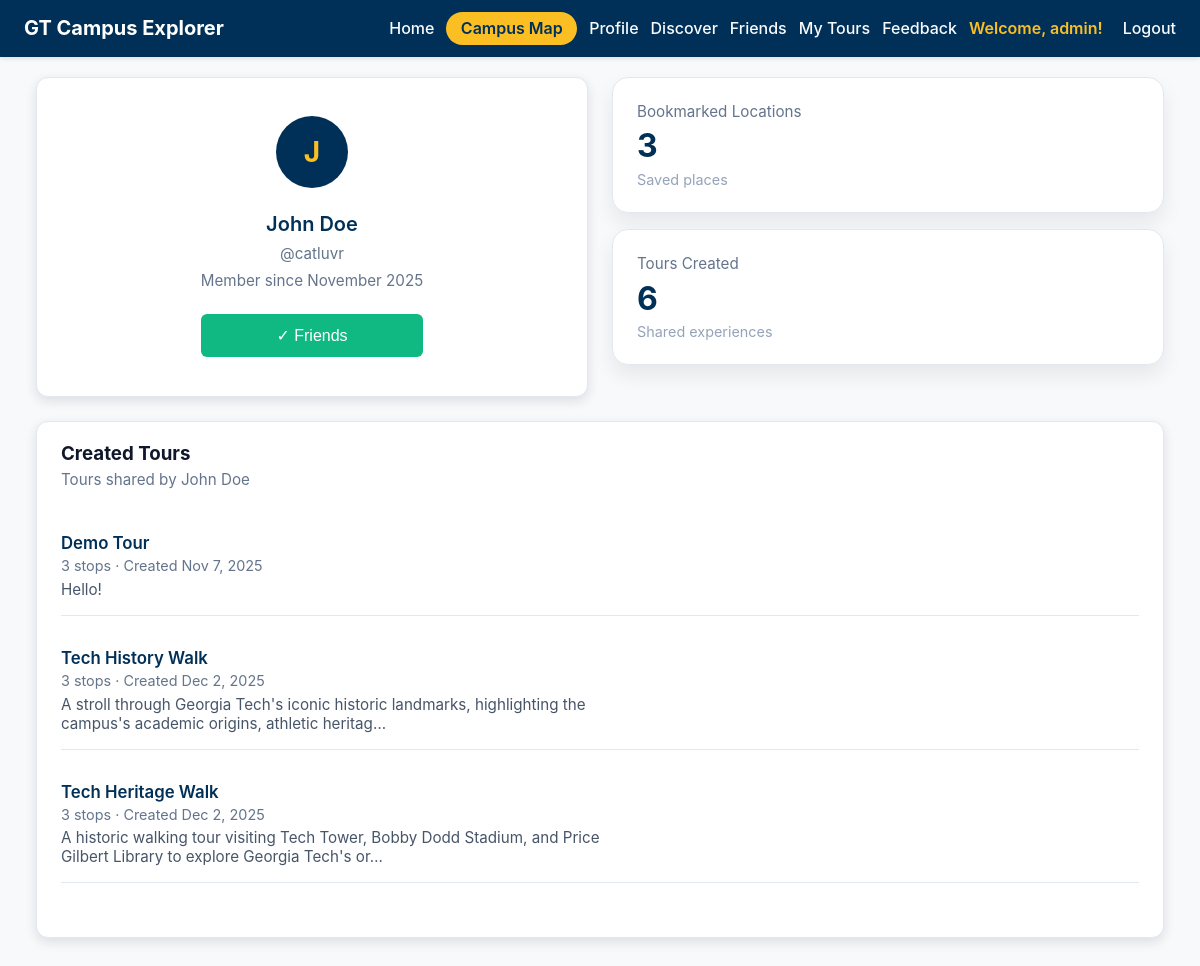
The app's page /accounts/users/catluvr/ (signed in) with its own data.
### campus/models.py (models this page shows, shortened)
class Tour(models.Model):
    user = models.ForeignKey(User, on_delete=models.CASCADE)
    name = models.CharField(max_length=100)
    description = models.TextField(blank=True)
    created_at = models.DateTimeField(auto_now_add=True)
    route_data = models.JSONField(
        blank=True,
        null=True,
        help_text="Cached route segments from Google Directions API"
    )
    is_official = models.BooleanField(
        default=False,
        help_text="Mark as official tour visible to all users."
    )
    class Meta:
        ordering = ['-created_at']

### accounts/views.py (the view)
# urls.py: path('users/<str:username>/', views.view_user_profile, name='user_profile'),
@login_required
def view_user_profile(request, username):
    user = get_object_or_404(User, username=username)
    user_profile, _ = UserProfile.objects.get_or_create(user=user)
    if user == request.user:
        return redirect('accounts:profile')
    if user_profile.is_private:
        messages.error(request, 'This profile is private.')
        return redirect('accounts:discover')
    location_bookmarks = list(
        Bookmark.objects
        .filter(user=user)
        .select_related('location')
    )
    created_tours = list(
        Tour.objects
        .filter(user=user)
        .prefetch_related('stops__location')
        .annotate(stop_total=Count('stops'))
    )
    full_name = user.get_full_name().strip()
    display_name = full_name if full_name else user.username
    name_for_initial = user.first_name or user.username or '?'
    initial = name_for_initial[0].upper()
    friendship_status = None
    friendship_id = None
    outgoing = Friendship.objects.filter(from_user=request.user, to_user=user).first()
    incoming = Friendship.objects.filter(from_user=user, to_user=request.user).first()
    if outgoing:
        friendship_status = outgoing.status
        friendship_id = outgoing.id
    elif incoming:
        if incoming.status == 'accepted':
            friendship_status = 'accepted'
            friendship_id = incoming.id
    context = {
        'profile_user': user,
        'user_profile': user_profile,
        'display_name': display_name,
        'user_initial': initial,
        'affiliation': user_profile.affiliation,
        'location_count': len(location_bookmarks),
        'tour_count': len(created_tours),
        'created_tours': created_tours,
        'friendship_status': friendship_status,
        'friendship_id': friendship_id,
    }
    return render(request, 'accounts/user_profile.html', context)

### accounts/templates/accounts/user_profile.html (shortened to what this page needs)
{% extends 'base.html' %}
{% load static %}
{% block extra_head %}
<link rel="stylesheet" href="{% static 'accounts/profile.css' %}">
{% endblock %}
{% block content %}
<section class="profile-page">
    <div class="profile-container">
        <div class="profile-header-stats-container">
            <div class="profile-header panel">
                <div class="profile-avatar">{{ user_initial }}</div>
                <div class="profile-header-text">
                    <p class="profile-welcome">{{ display_name }}</p>
                    <p class="profile-meta">@{{ profile_user.username }}</p>
                    <p class="profile-meta">Member since {{ profile_user.date_joined|date:"F Y" }}</p>
                    {% if friendship_status == 'accepted' %}
                        <button class="friend-action-button btn-friends" onclick="removeFriend({{ profile_user.id }})">
                            ✓ Friends
                        </button>
                    {% elif friendship_status == 'pending' %}
                        <button class="friend-action-button btn-pending" disabled>
                            Request Pending
                        </button>
                    {% else %}
                        <button class="friend-action-button btn-add-friend" onclick="sendFriendRequest({{ profile_user.id }})">
                            + Add Friend
                        </button>
                    {% endif %}
                </div>
            </div>
            <div class="profile-summary-grid">
                <article class="profile-stat-card">
                    <p class="profile-stat-label">Bookmarked Locations</p>
                    <p class="profile-stat-value">{{ location_count }}</p>
                    <p class="profile-stat-subtext">Saved places</p>
                </article>
                <article class="profile-stat-card">
                    <p class="profile-stat-label">Tours Created</p>
                    <p class="profile-stat-value">{{ tour_count }}</p>
                    <p class="profile-stat-subtext">Shared experiences</p>
                </article>
            </div>
        </div>
        <section class="profile-panel panel">
            <div class="profile-section-header">
                <div>
                    <h3>Created Tours</h3>
                    <p class="profile-section-subtext">Tours shared by {{ display_name }}</p>
                </div>
            </div>
            {% if created_tours %}
                <ul class="profile-list">
                    {% for tour in created_tours %}
                        <li class="profile-list-item">
                            <div>
                                <p class="profile-item-title">{{ tour.name }}</p>
                                <p class="profile-item-meta">
                                    {{ tour.stop_total }} stop{{ tour.stop_total|pluralize }}
                                    · Created {{ tour.created_at|date:"M j, Y" }}
                                </p>
                                {% if tour.description %}
                                    <p class="profile-item-description">{{ tour.description|truncatechars:120 }}</p>
                                {% endif %}
                            </div>
                        </li>
                    {% endfor %}
                </ul>
            {% else %}
                <div class="profile-empty-state">
                    <p>No tours created yet.</p>
                </div>
            {% endif %}
        </section>
    </div>
</section>
{% endblock %}

### gttour/templates/base.html (shortened to what this page needs)
{% load static %}
<!DOCTYPE html>
<html lang="en">
<head>
    <link rel="stylesheet" href="{% static 'styles.css' %}">
    {% block extra_head %}{% endblock %}
</head>
    <body>
        <header class="site-header">
            <h1>GT Campus Explorer</h1>
            <nav aria-label="Primary navigation">
            {% block nav_links %}
            <a href="{% url 'home' %}" class="nav-link">Home</a>
            <a href="{% url 'campus:overview' %}" class="nav-button">Campus Map</a>
            {% if user.is_authenticated %}
                <a href="{% url 'accounts:profile' %}" class="nav-link">Profile</a>
                <a href="{% url 'accounts:discover' %}" class="nav-link">Discover</a>
                <a href="{% url 'accounts:friends_list' %}" class="nav-link">Friends</a>
                <a href="{% url 'campus:tour-manage' %}" class="nav-link">My Tours</a>
                {% if user.is_staff %}
                <a href="{% url 'campus:feedback_dashboard' %}" class="nav-link">Feedback</a>
                {% endif %}
                <span class="user-info">Welcome, {{ user.username }}!</span>
                <form method="post" action="{% url 'accounts:logout' %}" style="display: inline;">
                    <button type="submit" class="nav-link logout-button">Logout</button>
                </form>
            {% else %}
                <a href="{% url 'accounts:login' %}" class="nav-link">Login</a>
                <a href="{% url 'accounts:register' %}" class="nav-link">Register</a>
            {% endif %}
            {% endblock %}
            </nav>
        </header>
        <main>
            {% block content %}{% endblock %}
    </main>
</body>
</html>

### gttour/static/styles.css (style rules this page uses)
*, *::before, *::after { box-sizing: border-box; }
html, body { height: 100%; }
body { margin: 0; font-family: "Inter", system-ui, -apple-system, BlinkMacSystemFont, "Segoe UI", sans-serif; background-color: #f8f9fb; color: #111827; min-height: 100vh; display: flex; flex-direction: column; }
.site-header { background-color: #003057; color: #fff; padding: 0.75rem 1.5rem; display: flex; align-items: center; justify-content: space-between; box-shadow: 0 2px 4px rgba(0, 0, 0, 0.1); }
.site-header nav { display: flex; align-items: center; gap: 0.75rem; }
.site-header nav .nav-link { color: #f8fafc; text-decoration: none; font-weight: 500; }
.site-header nav .logout-button { background: none; border: none; color: #f8fafc; text-decoration: none; font-weight: 500; font-size: inherit; font-family: inherit; cursor: pointer; padding: 0; }
.site-header nav .nav-button { display: inline-flex; align-items: center; justify-content: center; padding: 0.4rem 0.9rem; border-radius: 999px; background-color: #fbbf24; color: #003057; font-weight: 600; text-decoration: none; transition: background-color 0.2s ease-in-out, transform 0.2s ease-in-out; }
.site-header h1 { margin: 0; font-size: 1.25rem; }
main { flex: 1; padding: 0.75rem 1rem 1rem; display: flex; flex-direction: column; overflow: hidden; min-height: 0; }
.panel { background-color: #fff; border-radius: 12px; box-shadow: 0 4px 12px rgba(15, 23, 42, 0.12); overflow: hidden; display: flex; flex-direction: column; min-height: 0; }
@media (max-width: 1200px) { .panel { min-height: 320px; } }
@media (max-width: 1200px) { body { overflow: auto; } }
@media (max-width: 1200px) { main { overflow: visible; } }
.user-info { color: #fbbf24; font-weight: 600; margin-right: 0.5rem; }

### accounts/static/accounts/profile.css (style rules this page uses)
.profile-page { flex: 1; display: flex; flex-direction: column; gap: 0; overflow-y: auto; padding: 0.5rem 0 2rem; }
.profile-container { width: 100%; max-width: 1200px; margin: 0 auto; padding: 0 1.25rem 2rem; display: flex; flex-direction: column; gap: 1.5rem; }
.profile-header-stats-container { display: grid; grid-template-columns: 1fr 1fr; gap: 1.5rem; align-items: start; }
.profile-header { padding: 1.75rem; display: flex; flex-direction: column; justify-content: center; align-items: center; gap: 1.5rem; border: 1px solid #e2e8f0; height: 100%; }
.profile-header-text { display: flex; flex-direction: column; gap: 0.5rem; text-align: center; }
.profile-welcome { margin: 0; font-size: 1.25rem; color: #003057; font-weight: 600; }
.profile-meta { margin: 0; color: #64748b; font-size: 0.95rem; }
.profile-avatar { width: 72px; height: 72px; border-radius: 50%; background-color: #003057; color: #fbbf24; display: flex; align-items: center; justify-content: center; font-size: 1.75rem; font-weight: 700; }
.profile-summary-grid { display: flex; flex-direction: column; gap: 1rem; }
.profile-stat-card { background: #fff; border-radius: 16px; padding: 1.5rem; box-shadow: 0 10px 20px rgba(15, 23, 42, 0.08); border: 1px solid #e2e8f0; }
.profile-stat-label { margin: 0; color: #64748b; font-size: 0.95rem; }
.profile-stat-value { margin: 0.35rem 0; font-size: 2rem; color: #003057; font-weight: 700; }
.profile-stat-subtext { margin: 0; color: #94a3b8; font-size: 0.9rem; }
.profile-panel { padding: 1.25rem 1.5rem; border: 1px solid #e2e8f0; gap: 0.75rem; }
.profile-section-header { display: flex; align-items: flex-start; justify-content: space-between; gap: 1rem; }
.profile-section-header h3 { margin: 0; color: #0f172a; }
.profile-section-subtext { margin: 0.35rem 0 0; color: #64748b; font-size: 0.95rem; }
.profile-list { list-style: none; padding: 0; margin: 1rem 0 0; display: flex; flex-direction: column; gap: 1rem; max-height: 400px; overflow-y: auto; }
.profile-list-item { display: flex; justify-content: space-between; gap: 1rem; padding: 1rem 0; border-bottom: 1px solid #e2e8f0; }
.profile-item-title { margin: 0; font-size: 1.05rem; font-weight: 600; color: #003057; }
.profile-item-meta { margin: 0.25rem 0 0; color: #64748b; font-size: 0.9rem; }
.profile-item-description { margin: 0.35rem 0 0; color: #475569; font-size: 0.95rem; max-width: 60ch; }

### accounts/templates/accounts/user_profile.html (style rules this page uses)
.friend-action-button { margin-top: 1rem; padding: 0.75rem 1.5rem; border: none; border-radius: 6px; font-size: 1rem; font-weight: 500; cursor: pointer; transition: all 0.2s; }
.btn-friends { background: #10b981; color: white; }

### records on screen
Tour: name "Demo Tour", stop_total "3", created_at "Nov 7, 2025", description "Hello!"
Tour: name "Tech History Walk", stop_total "3", created_at "Dec 2, 2025", description "A stroll through Georgia Tech's iconic historic landmarks, highlighting the campus's academic origins, athletic heritag…"
Tour: name "Tech Heritage Walk", stop_total "3", created_at "Dec 2, 2025", description "A historic walking tour visiting Tech Tower, Bobby Dodd Stadium, and Price Gilbert Library to explore Georgia Tech's or…"

### other values on screen
{{ user.username }} "admin"
{{ user_initial }} "J"
{{ display_name }} "John Doe"
{{ profile_user.username }} "catluvr"
{{ profile_user.date_joined|date:"F Y" }} "November 2025"
{{ location_count }} "3"
{{ tour_count }} "6"
